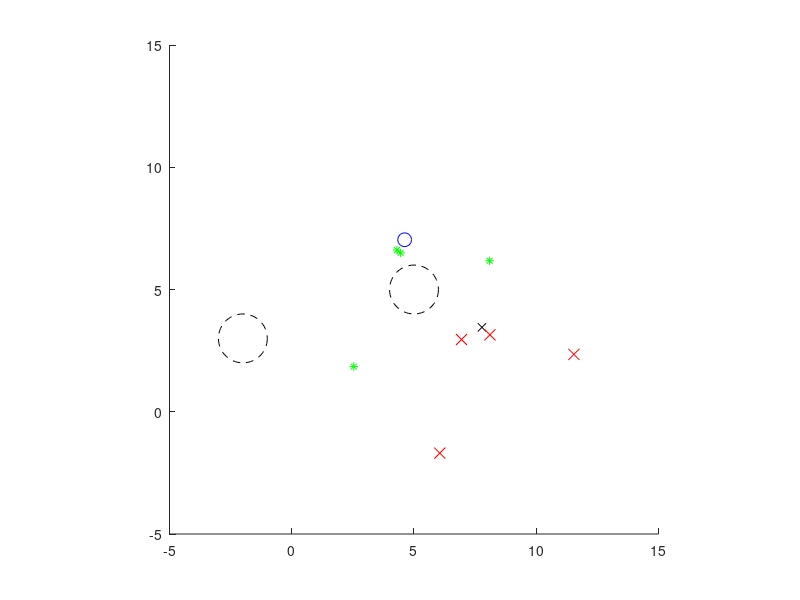

Here is the MATLAB script that generated this plot:
clc; clear; close all;

% Parameters
dt = 0.1;            % Time step
T = 100;             % Total time steps
n_landmarks = 4;

% Initial robot pose [x, y, theta]
x_true = [0; 0; 0];   % True state
x_est = [x_true; reshape(rand(2, n_landmarks)*10, [], 1)];  % Estimate of robot and landmarks

P = eye(length(x_est))*0.1;   % Initial covariance

% Landmark positions and velocities
landmark_pos = rand(2, n_landmarks) * 10;
landmark_vel = randn(2, n_landmarks) * 0.05;

% Obstacle parameters [x, y, radius]
obstacles = [5, 5, 1;
             -2, 3, 1];

% Motion noise and measurement noise
Q = diag([0.01, 0.01, 0.01]);              % Robot motion noise
R = eye(2*n_landmarks) * 0.1;              % Measurement noise

% Store history
history = [];

for t = 1:T
    %% --- Simulate robot control (circular motion) ---
    v = 1.0; w = 0.2;
    u = [v; w];

    % True robot motion
    theta = x_true(3);
    x_true(1:3) = x_true(1:3) + dt * [v*cos(theta); v*sin(theta); w];

    % Update landmark positions
    landmark_pos = landmark_pos + landmark_vel * dt;

    % Generate measurements (relative positions)
    z = [];
    for i = 1:n_landmarks
        lx = landmark_pos(1, i);
        ly = landmark_pos(2, i);
        dx = lx - x_true(1);
        dy = ly - x_true(2);
        z = [z; dx + randn()*sqrt(R(1,1)); dy + randn()*sqrt(R(1,1))];
    end

    %% --- EKF Prediction ---
    theta = x_est(3);
    Fx = [eye(3), zeros(3, 2*n_landmarks)];
    u_hat = [v*cos(theta); v*sin(theta); w];
    x_est(1:3) = x_est(1:3) + dt * u_hat;

    G = eye(length(x_est));
    G(1:3, 1:3) = eye(3) + dt * [0, 0, -v*sin(theta);
                                0, 0,  v*cos(theta);
                                0, 0, 0];
    P = G*P*G' + blkdiag(Q, zeros(2*n_landmarks));

    %% --- EKF Update ---
    z_hat = [];
    H = [];
    for i = 1:n_landmarks
        idx = 3 + 2*i - 1;
        lx = x_est(idx);
        ly = x_est(idx+1);
        dx = lx - x_est(1);
        dy = ly - x_est(2);

        z_hat = [z_hat; dx; dy];

        Hi = zeros(2, length(x_est));
        Hi(:,1:2) = -eye(2);
        Hi(:,idx:idx+1) = eye(2);
        H = [H; Hi];
    end

    S = H*P*H' + R;
    K = P*H' / S;
    y = z - z_hat;
    x_est = x_est + K*y;
    P = (eye(length(x_est)) - K*H)*P;

    %% --- Store and Plot ---
    history = [history, x_est];

    clf;
    hold on; axis equal;
    plot(x_true(1), x_true(2), 'bo', 'MarkerSize', 10, 'DisplayName','Robot True');
    plot(x_est(1), x_est(2), 'kx', 'DisplayName','Robot Est');
    
    % Estimated landmark positions
    for i = 1:n_landmarks
        idx = 3 + 2*i - 1;
        plot(x_est(idx), x_est(idx+1), 'rx', 'MarkerSize', 8);
        plot(landmark_pos(1, i), landmark_pos(2, i), 'g*');
    end

    % Obstacles
    for i = 1:size(obstacles,1)
        %viscircles(obstacles(i,1:2), obstacles(i,3), 'Color','k','LineStyle','--');
        pos = [obstacles(i,1)-obstacles(i,3), obstacles(i,2)-obstacles(i,3), 2*obstacles(i,3), 2*obstacles(i,3)];
        rectangle('Position', pos, 'Curvature', [1 1], 'EdgeColor', 'k', 'LineStyle','--');

    end

    xlim([-5 15]); ylim([-5 15]);
    drawnow;
end
